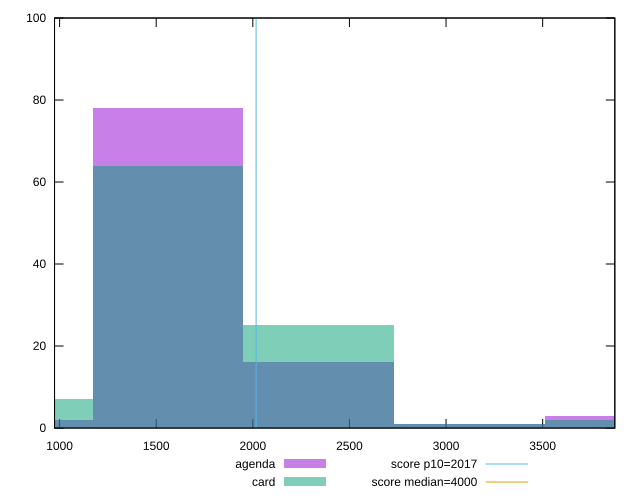

This chart was generated by the following gnuplot code:
reset

$agenda <<EOF
3121.0219717336395 1
3901.2774646670496 3
1560.5109858668197 78
780.2554929334099 2
2340.7664788002294 16
EOF

$card <<EOF
3121.0219717336395 1
3901.2774646670496 2
2340.7664788002294 25
780.2554929334099 7
1560.5109858668197 64
EOF

set key outside below
set boxwidth 780.2554929334099
set xrange [973.8200000000003:3873.467999999975]
set yrange [0:100]
set trange [0:100]
set style fill transparent solid 0.5 noborder

set parametric
set terminal svg size 640, 500 enhanced background rgb 'white'
set output "report/report_00029_2021-02-24T13-36-40.390Z/mainthread-work-breakdown/comparison/histogram/1_vs_2.svg"

plot $agenda title "agenda" with boxes, \
     $card title "card" with boxes, \
     2017,t title "score p10=2017", \
     4000,t title "score median=4000"

reset
